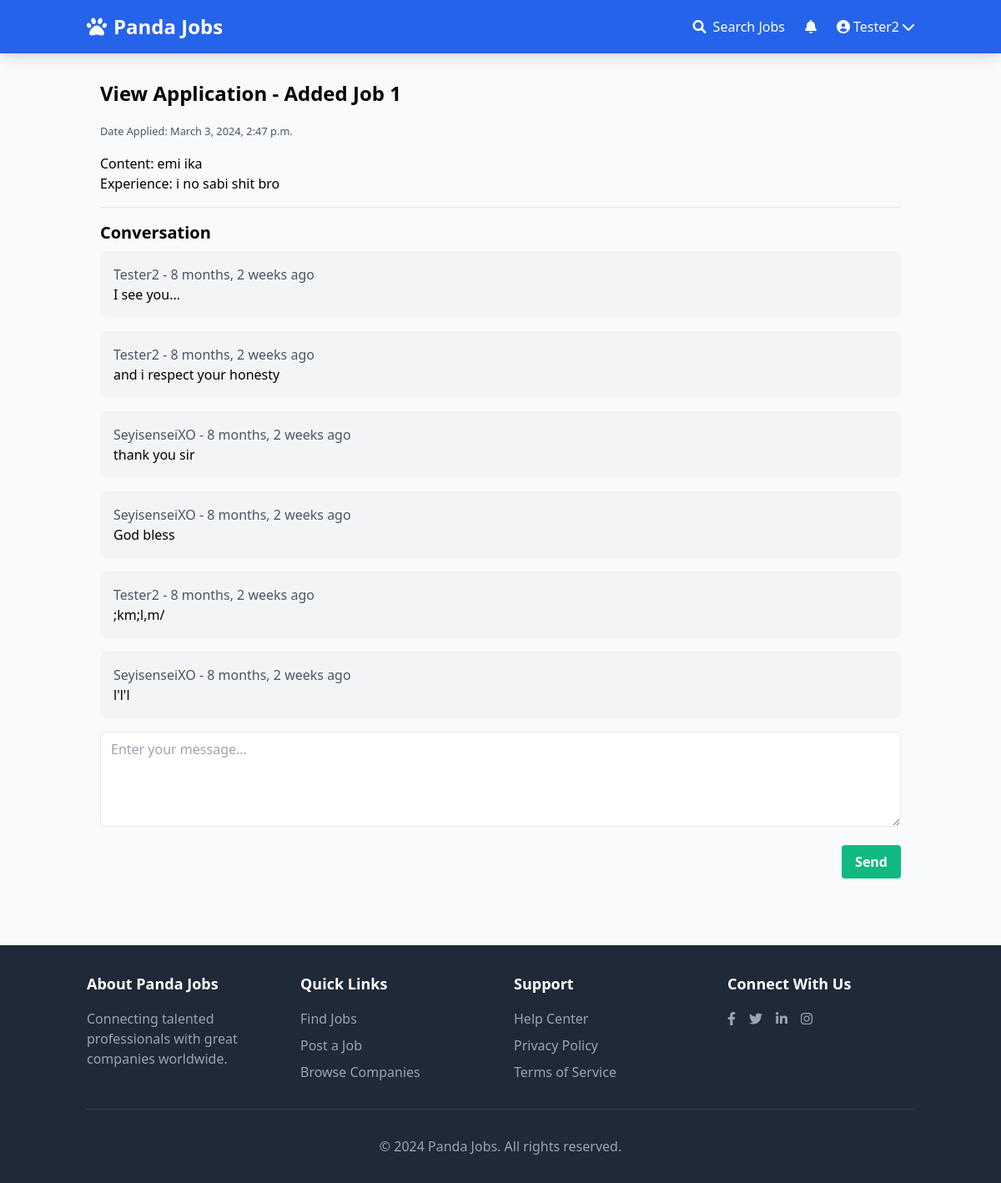
Screenshot of /userprofile/application/3/ (signed in) with the database file from the repository.
### apps/jobs/models.py (models this page shows, shortened)
class JobApplication(models.Model):
    job = models.ForeignKey(Job, related_name='applications', on_delete=models.CASCADE)
    content = models.TextField()
    experience = models.TextField()
    created_at = models.DateTimeField(auto_now_add=True)
    created_by = models.ForeignKey(User, related_name='applications', on_delete=models.CASCADE)
    updated_at = models.DateTimeField(auto_now=True)

class Job(models.Model):
    SIZE_1_9 = 'size_1_9'
    SIZE_10_49 = 'size_10_49'
    SIZE_50_99 = 'size_50_99'
    SIZE_100 = 'size_100'
    SIZE_CHOICES = (
        (SIZE_1_9, '1-9'),
        (SIZE_10_49, '10-49'),
        (SIZE_50_99, '50-99'),
        (SIZE_100, '100+'),
    )
    OPEN = 'open'
    CLOSED = 'closed'
    ARCHIVED = 'archived'
    STATUS_CHOICES = (
        (OPEN, 'Open'),
        (CLOSED, 'Closed'),
        (ARCHIVED, 'Archived'),
    )
    REMOTE = 'remote'
    ONSITE = 'onsite'
    HYBRID = 'hybrid'
    WORK_TYPE_CHOICES = (
        (REMOTE, 'Remote'),
        (ONSITE, 'On-site'),
        (HYBRID, 'Hybrid'),
    )
    title = models.CharField(max_length=100)
    slug = models.SlugField(max_length=100, unique=True, blank=True)
    summary = models.TextField()
    full_description = models.TextField()
    company_name = models.CharField(max_length=100)
    company_location = models.CharField(max_length=100, blank=True, null=True)
    company_country = CountryField(blank_label="(select country)", default="Nigeria")
    company_size = models.CharField(max_length=20, choices=SIZE_CHOICES, default=SIZE_1_9)
    salary_min = models.DecimalField(max_digits=10, decimal_places=2, null=True, blank=True)
    salary_max = models.DecimalField(max_digits=10, decimal_places=2, null=True, blank=True)
    work_type = models.CharField(max_length=20, choices=WORK_TYPE_CHOICES, default=ONSITE)
    created_by = models.ForeignKey(User, related_name='jobs', on_delete=models.CASCADE)
    created_at = models.DateTimeField(auto_now_add=True)
    updated_at = models.DateTimeField(auto_now=True)
    status = models.CharField(max_length=20, choices=STATUS_CHOICES, default=OPEN)
    class Meta:
        ordering = ['-created_at']
        indexes = [
            models.Index(fields=['status', '-created_at']),
            models.Index(fields=['company_country', 'status']),
        ]

### apps/userprofile/models.py (models this page shows)
class Message(models.Model):
    application = models.ForeignKey(JobApplication, related_name='messages', on_delete=models.CASCADE)
    content = models.TextField()
    created_by = models.ForeignKey(User, related_name='messages', on_delete=models.CASCADE)
    created_at = models.DateTimeField(auto_now_add=True)
    class Meta:
        ordering = ['created_at']

### apps/userprofile/views.py (the view, shortened to what this page needs)
# urls.py: path('application/<int:application_id>/', view_application, name='view_application'),
@login_required
def view_application(request, application_id):
    if request.user.userprofile.is_employer:
        application = JobApplication.objects.get(pk=application_id, job__created_by=request.user)
    else:
        application = JobApplication.objects.get(pk=application_id, created_by=request.user)
    return render(request, 'view_application.html', {'application':application})

### apps/notifications/context_processors.py (called while the page is built)
def notification(request):
    if request.user.is_authenticated:
        return {'notifications': request.user.notifications.filter(is_read=False)}
    else:
        return {'notifications': []}

### apps/userprofile/templates/view_application.html (shortened to what this page needs)
{% extends 'base.html' %}
{% block content %}
    <div class="container mx-auto px-4">
        <h1 class="text-2xl font-bold mb-4">View Application - {{ application.job.title }}</h1>
        <small class="text-gray-600">Date Applied: {{ application.created_at }}</small>
        <p class="mt-4">Content: {{ application.content }}</p>
        <p>Experience: {{ application.experience }}</p>
        <hr class="my-4">
        <h2 class="text-xl font-semibold mb-2">Conversation</h2>
        {% for message in application.messages.all %}
            <div class="bg-gray-100 p-4 mb-4 rounded-lg">
                <p class="text-gray-600">{{ message.created_by.username }} - {{ message.created_at | timesince }} ago</p>
                <p>{{ message.content }}</p>
            </div>
        {% empty %}
            <p class="text-gray-600">No messages yet.</p>
            <hr class="my-4">
        {% endfor %}
        <form action="" method="post" class="mt-4">
            <div class="mb-4">
                <textarea class="w-full px-3 py-2 border rounded-md focus:outline-none focus:border-blue-500" name="content" id="id_content" rows="4" placeholder="Enter your message..."></textarea>
            </div>
            <div class="flex justify-end">
                <button class="bg-green-500 hover:bg-green-600 text-white font-bold py-2 px-4 rounded focus:outline-none focus:shadow-outline" type="submit">Send</button>
            </div>
        </form>
    </div>
{% endblock %}

### apps/core/templates/base.html (shortened to what this page needs)
{% load static %}
<!DOCTYPE html>
<html lang="en">
<head>
    <link href="https://cdn.jsdelivr.net/npm/tailwindcss@2.2.19/dist/tailwind.min.css" rel="stylesheet">
    <link rel="stylesheet" href="https://cdnjs.cloudflare.com/ajax/libs/font-awesome/6.0.0/css/all.min.css">
</head>
<body class="flex flex-col min-h-screen bg-gray-50">
    <nav class="bg-blue-600 py-4 shadow-lg">
        <div class="container mx-auto px-4 flex justify-between items-center">
            <a href="/" class="text-white text-2xl font-bold flex items-center">
                <i class="fas fa-paw mr-2"></i>
                Panda Jobs
            </a>
            <div class="flex items-center space-x-6">
                <a href="{% url 'job_list' %}" class="text-white hover:text-blue-200 transition">
                    <i class="fas fa-search mr-1"></i> Search Jobs
                </a>
                {% if user.is_authenticated %}
                    <div class="relative">
                        <a href="{% url 'notifications' %}" class="text-white hover:text-blue-200 transition">
                            <i class="fas fa-bell"></i>
                        </a>
                    </div>
                    <div class="relative" id="userMenu">
                        <button class="text-white hover:text-blue-200 transition flex items-center" id="userMenuButton">
                            <i class="fas fa-user-circle mr-1"></i>
                            {{ user.username }}
                            <i class="fas fa-chevron-down ml-1"></i>
                        </button>
                    </div>
                {% endif %}
            </div>
        </div>
    </nav>
    <main class="flex-grow container mx-auto py-8 px-4">
        {% block content %}
        {% endblock %}
    </main>
    <footer class="bg-gray-800 text-white py-8 mt-12">
        <div class="container mx-auto px-4">
            <div class="grid grid-cols-1 md:grid-cols-4 gap-8">
                <div>
                    <h3 class="text-lg font-semibold mb-4">About Panda Jobs</h3>
                    <p class="text-gray-400">Connecting talented professionals with great companies worldwide.</p>
                </div>
                <div>
                    <h3 class="text-lg font-semibold mb-4">Quick Links</h3>
                    <ul class="space-y-2">
                        <li><a href="{% url 'job_list' %}" class="text-gray-400 hover:text-white">Find Jobs</a></li>
                        <li><a href="#" class="text-gray-400 hover:text-white">Post a Job</a></li>
                        <li><a href="#" class="text-gray-400 hover:text-white">Browse Companies</a></li>
                    </ul>
                </div>
                <div>
                    <h3 class="text-lg font-semibold mb-4">Support</h3>
                    <ul class="space-y-2">
                        <li><a href="#" class="text-gray-400 hover:text-white">Help Center</a></li>
                        <li><a href="#" class="text-gray-400 hover:text-white">Privacy Policy</a></li>
                        <li><a href="#" class="text-gray-400 hover:text-white">Terms of Service</a></li>
                    </ul>
                </div>
                <div>
                    <h3 class="text-lg font-semibold mb-4">Connect With Us</h3>
                    <div class="flex space-x-4">
                        <a href="#" class="text-gray-400 hover:text-white"><i class="fab fa-facebook-f"></i></a>
                        <a href="#" class="text-gray-400 hover:text-white"><i class="fab fa-twitter"></i></a>
                        <a href="#" class="text-gray-400 hover:text-white"><i class="fab fa-linkedin-in"></i></a>
                        <a href="#" class="text-gray-400 hover:text-white"><i class="fab fa-instagram"></i></a>
                    </div>
                </div>
            </div>
            <div class="border-t border-gray-700 mt-8 pt-8 text-center text-gray-400">
                <p>&copy; {% now "Y" %} Panda Jobs. All rights reserved.</p>
            </div>
        </div>
    </footer>
</body>
</html>

### rows the page displays
JobApplication: job "Added Job 1", created_at "March 3, 2024, 2:47 p.m.", content "emi ika", experience "i no sabi shit bro"
Message: created_by.username "Tester2", created_at "8 months, 2 weeks", content "I see you..."
Message: created_by.username "Tester2", created_at "8 months, 2 weeks", content "and i respect your honesty"
Message: created_by.username "SeyisenseiXO", created_at "8 months, 2 weeks", content "thank you sir"
Message: created_by.username "SeyisenseiXO", created_at "8 months, 2 weeks", content "God bless"
Message: created_by.username "Tester2", created_at "8 months, 2 weeks", content ";km;l,m/"
Message: created_by.username "SeyisenseiXO", created_at "8 months, 2 weeks", content "l'l'l"

### other values shown
{{ user.username }} "Tester2"
